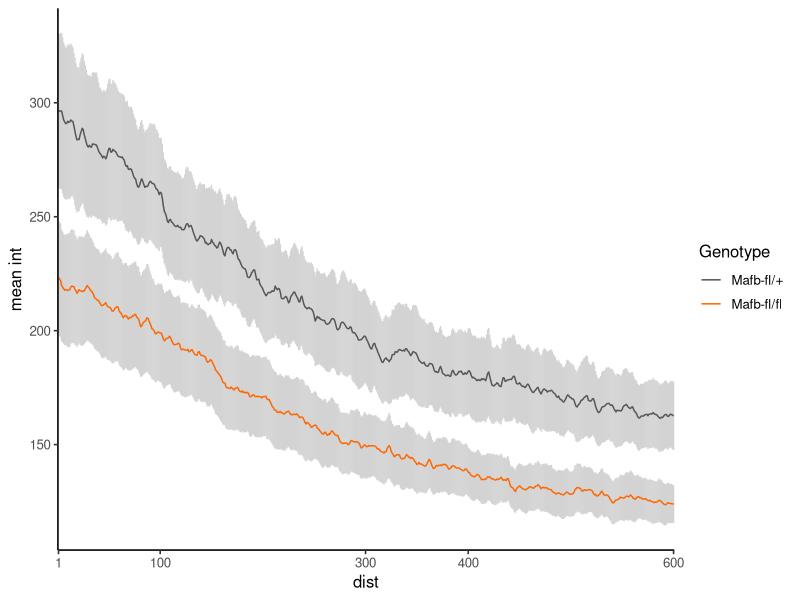

Write R code to recreate this figure.

library (plotrix) 
library (ggplot2) 
library (plyr)

DATA <-read.csv ("2016-06-23_meanL1axon.csv")


mm6<- ddply(DATA, .(Genotype, dist), summarise, m_I= mean(Imean), se = std.error(Imean)/2)


gp1 <- ggplot(mm6, aes(x = factor(dist), y = m_I, group = Genotype, colour=Genotype, fill = Genotype)) + 
  geom_errorbar(aes(ymin=m_I-se, ymax=m_I+se),
                width=.1,colour="light gray") +  # Width of the error bars
  geom_line() +
  scale_colour_manual(values=c("#555555","#FF6600"))+
  theme_classic (base_size = 12) +
  scale_x_discrete(breaks = c("1", "100", "300", "400", "600")) +
  labs (x = 'dist', y = 'mean int') 

